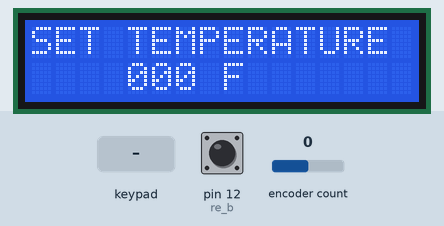
Simulated run of this sketch. Board: Arduino Uno, built with avr-gcc and run on an emulated ATmega328P. On the bench: 16×2 character LCD. The test bench sets the inputs (shaded band); at power-on: encoder count 0, pin 12 (re_b) HIGH. What the sketch prints to the serial monitor is not drawn.

Above: at 1.2 s.
1.3 s: encoder count set to 1
At 2.6 s:
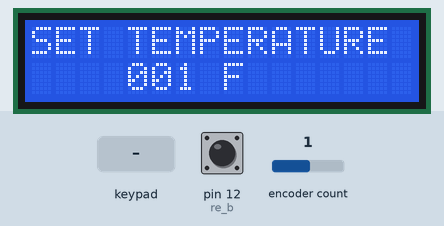
2.8 s: keypad keys 9 8 7 6 A pressed 0.4 s apart
At 4.7 s:
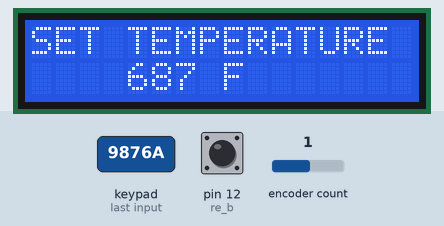
6.3 s: key '1' pressed
At 7.5 s:
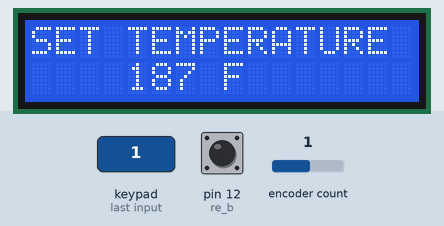
7.8 s: pin 12 (re_b) pulled LOW for 0.15 s
9.4 s: key '2' pressed
At 10.7 s:
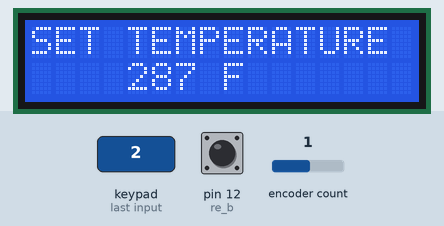
10.9 s: keypad keys 9 8 7 6 pressed 0.4 s apart
At 13.1 s:
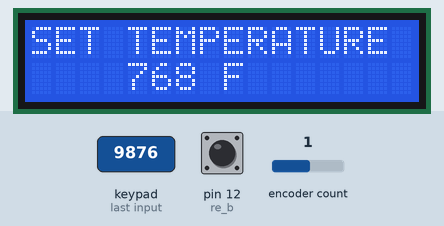
Timing chart, 0 to 14.6 s (numbered marks = the images above; inputs shaded):
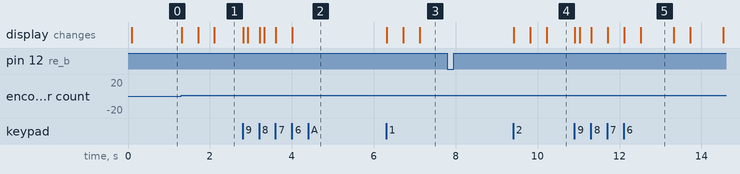

The sketch:

write_number_test.ino
```cpp
// library and objects
/// LCD
#include <LiquidCrystal_I2C.h>
LiquidCrystal_I2C lcd(0x27, 16, 2);

/// button
#include <Button.h>
Button re_b(12);

/// keypad
#include <Keypad.h>
const byte ROWS = 4;
const byte COLS = 4;
// this is for membrane keypad
// transpose this for telephone style keypad
char hexaKeys[ROWS][COLS] = {
  { '1', '2', '3', 'A' },
  { '4', '5', '6', 'B' },
  { '7', '8', '9', 'C' },
  { '*', '0', '#', 'D' }
};
byte rowPins[ROWS] = { 9, 8, 7, 6 };
byte colPins[COLS] = { 5, 4, 3, 2 };
Keypad kp = Keypad(makeKeymap(hexaKeys), rowPins, colPins, ROWS, COLS);

/// RotaryEncoder
#include <Arduino.h>
#include <RotaryEncoder.h>
RotaryEncoder re(A2, A3, RotaryEncoder::LatchMode::FOUR0);

// timer
#include <arduino-timer.h>
auto timer = timer_create_default();
const int blink_interval_ms = 400;
bool timer_toggle = false;
int timer_num = 0;
void timer_function() {
  timer_num++;
  if (timer_num > 2) {
    timer_num = 0;
  }
  if (timer_num == 2) {
    timer_toggle = false;
  } else {
    timer_toggle = true;
  }
  delay(1);
}

// variables
const int digit_num = 3;
char num_c[digit_num];
int num = 0;
const int low_lim = 0;
const int high_lim = 999;

// functions
void num2char(int n, char* n_c, int digit_n) {  // calculate number char
  for (int i = digit_n - 1; i >= 0; i--) {
    n_c[i] = n % 10 + '0';
    n = n / 10;
  }
}

// main
void setup() {
  // number initiation
  num2char(num, num_c, digit_num);

  // LCD initiation
  lcd.init();
  lcd.backlight();
  lcd.print(F("SET TEMPERATURE"));
  lcd.setCursor(8, 1);
  lcd.print(F("F"));

  // button initiation
  re_b.begin();

  // timer initiation
  timer.every(blink_interval_ms, timer_function);

  // serial?
  Serial.begin(9600);
  while (!Serial) { ; };
}

void loop() {
  /*
  There are three modes:
  a. Set
  b. Type from keypad
  c. Rotate from rotary encoder
  when a
    not blinking
    number keys: -> b, write the first character and go next
    Key A: -> b
    Button: -> c
    any other keys: ignore
    rotation: -> c, move that direction
  when b
    blinking one character for input
    number keys: write this character and go next
    Key A, button: -> a
    any other keys: ignore
    rotation: -> c, move that direction
    check digit full: -> a
  when c
    blinking the whole number
    number keys: -> b, write the first character and go next
    Key A, button: -> a
    any other keys -> b
    rotation: -> move that direction
  */

  // variables
  static int input_mode = 0;
  static int digit_at = 0;
  const int digit_c = 4;
  const int digit_r = 1;
  static bool is_timer_on = 0;
  static int loop_num = 0;
  char kp_input = '0';
  int re_input = 0;

  // monitor changes
  kp_input = kp.getKey();
  re.tick();
  re_input = (int)(re.getDirection());

  /// button pressed
  if (re_b.pressed()) {
    Serial.println("Detect button.");
    if (input_mode == 0) {  // -> c
      input_mode = 2;
      digit_at = -1;
    } else {  // -> a
      input_mode = 0;
      digit_at = 0;
    }
  }

  /// keypad pressed
  else if (kp_input) {
    Serial.println("Detect keypad.");
    if (kp_input >= '0' && kp_input <= '9') {    // number key
      if (input_mode == 0 || input_mode == 2) {  // -> b, write the first character and go next
        input_mode = 1;
        num_c[0] = kp_input;
        digit_at = 1;
      } else {
        num_c[digit_at] = kp_input;
        digit_at = digit_at + 1;
      }
    } else if (kp_input >= 'A') {  // key 'A'
      if (input_mode == 0) {       // -> b
        input_mode = 1;
        digit_at = 0;
      } else {  // -> a
        input_mode = 0;
        digit_at = 0;
      }
    } else {  // other keys
      // do nothing for other keys for now
    }

    // calculate number
    num = 0;
    for (int i = 0; i < digit_num; i++) {
      num = num * 10 + num_c[i] - '0';
    }

    // check digit full
    if (digit_at >= digit_num) {  // -> a
      input_mode = 0;
      digit_at = 0;
    }
  }

  /// rotatory encoder
  else if (re_input != 0) {  // -> c, move that direction
    Serial.println("Detect rotatory encoder.");

    input_mode = 2;
    digit_at = -1;
    num = num + re_input;

    // calculate number char
    num2char(num, num_c, digit_num);
  }

  // check low and high boundary
  if (num < low_lim) {
    num = low_lim;
    num2char(num, num_c, digit_num);
  } else if (num > high_lim) {
    num = high_lim;
    num2char(num, num_c, digit_num);
  }

  // decide blinking according to the input_mode
  if (input_mode == 0) {
    // disable blinking
    timer_toggle = true;
    timer_num = 0;
  } else {
    // initiate blinking
    timer.tick();  // tick the timer
  }

  // show number
  for (int i = 0; i < digit_num; i++) {
    lcd.setCursor(digit_c + i, digit_r);
    if (!timer_toggle && (digit_at == -1 || i == digit_at))  // shine
      lcd.print(' ');
    else
      lcd.print(num_c[i]);
  }
}
```

Measured:
- after the input at 1.3 s, the display: changes at once (image 1)
- after the input at 2.8 s, the display: first changes at once (image 2 shows a later state)
- after the input at 6.3 s, the display: changes at once (image 3)
- after the input at 7.8 s, every drawn part: stays the same
- after the input at 9.4 s, the display: changes at once (image 4)
- after the input at 10.9 s, the display: first changes at once (image 5 shows a later state)
- what the display in image 5 shows lasts 0.8 s, from 12.5 s to 13.3 s
